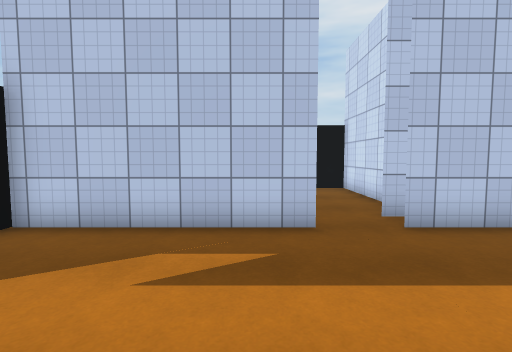
[1] (above)

12 first-person views from a walk through a scene from a Unity 3-D project. The camera is 1.4 m above the floor, tilts 4° down and sees 85° across. Doors are open. The floor is counted in squares, 1 m on a side. Each view is taken from the middle of a square. On the plan, view 1 faces up. The plan holds only what a view shows up to about 14 squares ahead; the rest is blank. Some surface patterns are stand-ins.

[2]
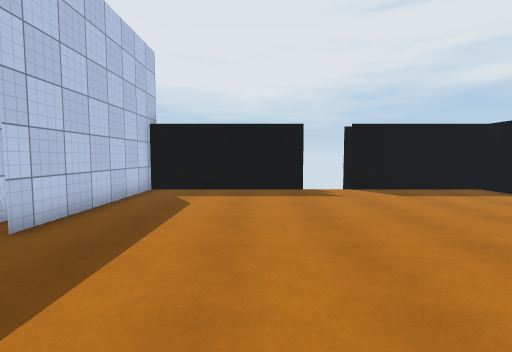

[3]
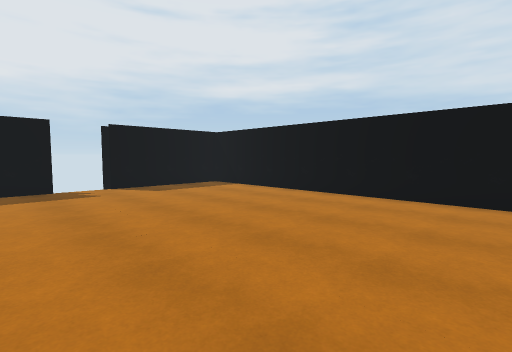

[4]
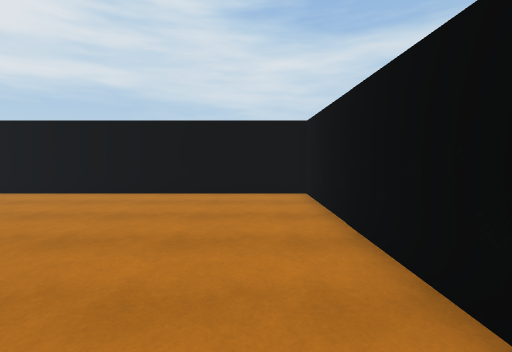

[5]
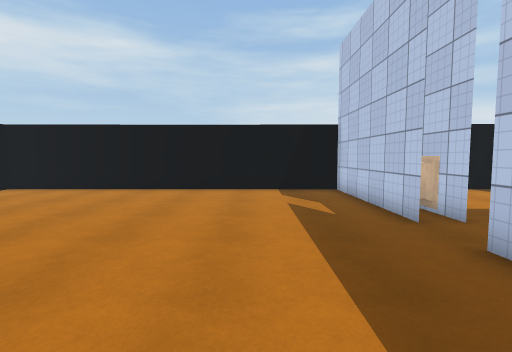

[6]
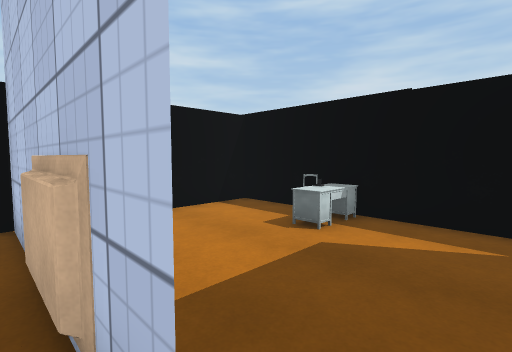

[7]
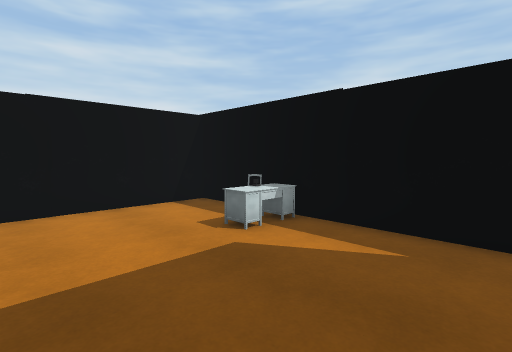

[8]
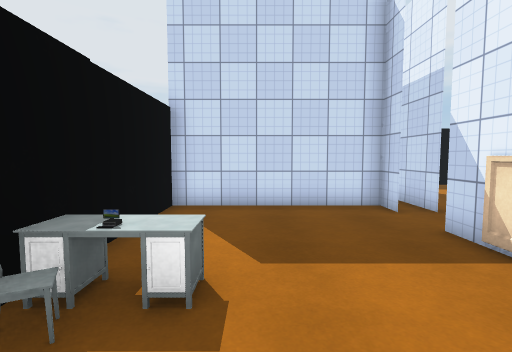

[9]
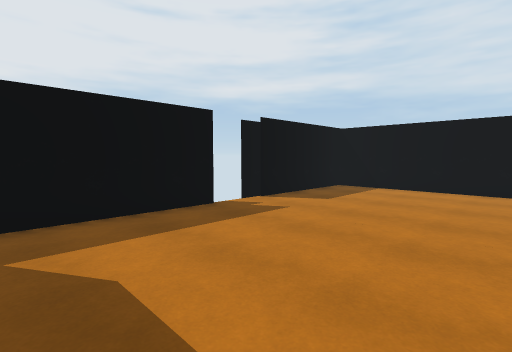

[10]
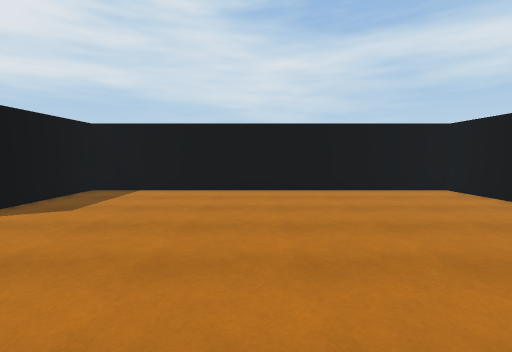

[11]
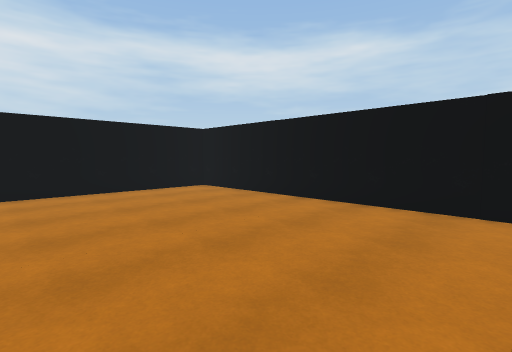

[12]
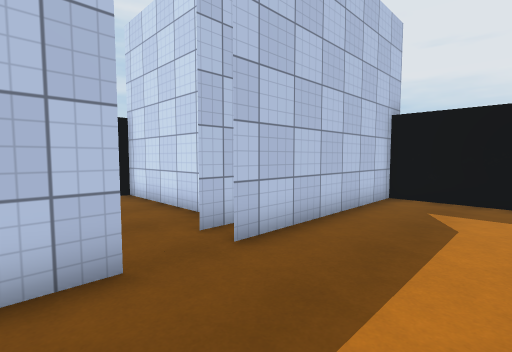

### Floor plan
Ten units are one square. View 1 is at (0, 0); x grows to the right and y downward. Boxes are objects, and circles mark ways between rooms. Rooms are numbered by the first view taken in them; rooms with no view inside come last. Other rooms are left out.
<svg viewBox="-54 -130 157 221">
<path fill="none" stroke="#000" d="M12 -54 -49 -54 -49 86 98 86 98 30M98 11 98 -54 29 -54M12 -64 -5 -64M-15 -64 -49 -64M-1 -64 12 -64M-5 -64 -15 -64M29 -64 39 -64 39 -124 -49 -124 -49 -63M29 -54 49 -54"/>
<rect x="-25" y="-125" width="10" height="10" fill="#bbb"><title>other object</title></rect>
<rect x="-15" y="-65" width="10" height="10" fill="#bbb"><title>other object</title></rect>
<rect x="-15" y="-115" width="10" height="10" fill="#bbb"><title>other object</title></rect>
<rect x="-15" y="-125" width="10" height="10" fill="#bbb"><title>other object</title></rect>
<circle cx="20" cy="-60" r="3" fill="#2a7"/>
<text x="20" y="20">1</text>
<text x="0" y="-90">2</text>
</svg>
Room 1 opens to room 2.

Where each view was taken, in squares from view 1:
view 1: 0 up, 0 right, facing up
view 2: 1 up, 2 left, facing right
view 3: 1 up, 3 left, facing down-right
view 4: 2 up, 3 left, facing down
view 5: 2 up, 7 right, facing left
view 6: 6 up, 2 right, facing up-left
view 7: 7 up, 3 right, facing up-left
view 8: 10 up, 4 left, facing right
view 9: 4 up, 3 right, facing down-right
view 10: 3 up, 3 right, facing down
view 11: 3 up, 3 right, facing down-left
view 12: 2 up, 0 right, facing up-right
